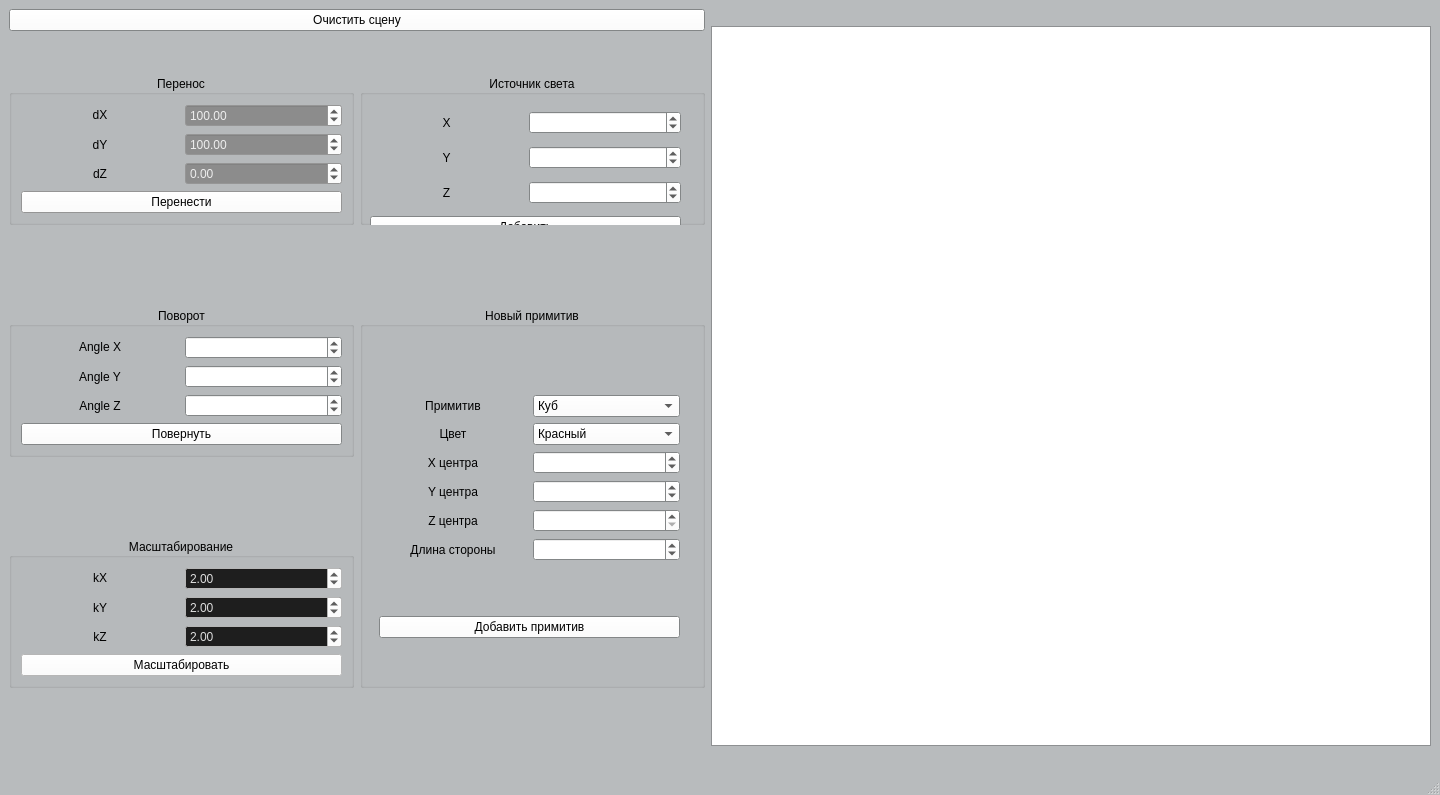
<?xml version="1.0" encoding="UTF-8"?>
<ui version="4.0">
 <class>MainWindow</class>
 <widget class="QMainWindow" name="MainWindow">
  <property name="windowModality">
   <enum>Qt::NonModal</enum>
  </property>
  <property name="geometry">
   <rect>
    <x>0</x>
    <y>0</y>
    <width>1440</width>
    <height>795</height>
   </rect>
  </property>
  <property name="palette">
   <palette>
    <active>
     <colorrole role="Button">
      <brush brushstyle="SolidPattern">
       <color alpha="255">
        <red>255</red>
        <green>255</green>
        <blue>255</blue>
       </color>
      </brush>
     </colorrole>
     <colorrole role="Light">
      <brush brushstyle="SolidPattern">
       <color alpha="255">
        <red>104</red>
        <green>221</green>
        <blue>71</blue>
       </color>
      </brush>
     </colorrole>
     <colorrole role="Text">
      <brush brushstyle="SolidPattern">
       <color alpha="217">
        <red>255</red>
        <green>255</green>
        <blue>255</blue>
       </color>
      </brush>
     </colorrole>
     <colorrole role="Base">
      <brush brushstyle="SolidPattern">
       <color alpha="255">
        <red>255</red>
        <green>255</green>
        <blue>255</blue>
       </color>
      </brush>
     </colorrole>
     <colorrole role="Window">
      <brush brushstyle="SolidPattern">
       <color alpha="255">
        <red>184</red>
        <green>187</green>
        <blue>189</blue>
       </color>
      </brush>
     </colorrole>
    </active>
    <inactive>
     <colorrole role="Button">
      <brush brushstyle="SolidPattern">
       <color alpha="255">
        <red>255</red>
        <green>255</green>
        <blue>255</blue>
       </color>
      </brush>
     </colorrole>
     <colorrole role="Light">
      <brush brushstyle="SolidPattern">
       <color alpha="255">
        <red>104</red>
        <green>221</green>
        <blue>71</blue>
       </color>
      </brush>
     </colorrole>
     <colorrole role="Text">
      <brush brushstyle="SolidPattern">
       <color alpha="217">
        <red>255</red>
        <green>255</green>
        <blue>255</blue>
       </color>
      </brush>
     </colorrole>
     <colorrole role="Base">
      <brush brushstyle="SolidPattern">
       <color alpha="255">
        <red>255</red>
        <green>255</green>
        <blue>255</blue>
       </color>
      </brush>
     </colorrole>
     <colorrole role="Window">
      <brush brushstyle="SolidPattern">
       <color alpha="255">
        <red>184</red>
        <green>187</green>
        <blue>189</blue>
       </color>
      </brush>
     </colorrole>
    </inactive>
    <disabled>
     <colorrole role="Button">
      <brush brushstyle="SolidPattern">
       <color alpha="255">
        <red>255</red>
        <green>255</green>
        <blue>255</blue>
       </color>
      </brush>
     </colorrole>
     <colorrole role="Light">
      <brush brushstyle="SolidPattern">
       <color alpha="255">
        <red>104</red>
        <green>221</green>
        <blue>71</blue>
       </color>
      </brush>
     </colorrole>
     <colorrole role="Text">
      <brush brushstyle="SolidPattern">
       <color alpha="63">
        <red>255</red>
        <green>255</green>
        <blue>255</blue>
       </color>
      </brush>
     </colorrole>
     <colorrole role="Base">
      <brush brushstyle="SolidPattern">
       <color alpha="255">
        <red>184</red>
        <green>187</green>
        <blue>189</blue>
       </color>
      </brush>
     </colorrole>
     <colorrole role="Window">
      <brush brushstyle="SolidPattern">
       <color alpha="255">
        <red>184</red>
        <green>187</green>
        <blue>189</blue>
       </color>
      </brush>
     </colorrole>
    </disabled>
   </palette>
  </property>
  <property name="windowTitle">
   <string>MainWindow</string>
  </property>
  <property name="autoFillBackground">
   <bool>true</bool>
  </property>
  <property name="styleSheet">
   <string notr="true">bg=rgb(255, 255, 255)</string>
  </property>
  <widget class="QWidget" name="centralwidget">
   <layout class="QGridLayout" name="gridLayout">
    <item row="10" column="0">
     <widget class="QGroupBox" name="groupBox_2">
      <property name="palette">
       <palette>
        <active>
         <colorrole role="BrightText">
          <brush brushstyle="SolidPattern">
           <color alpha="255">
            <red>255</red>
            <green>255</green>
            <blue>255</blue>
           </color>
          </brush>
         </colorrole>
         <colorrole role="Base">
          <brush brushstyle="SolidPattern">
           <color alpha="255">
            <red>30</red>
            <green>30</green>
            <blue>30</blue>
           </color>
          </brush>
         </colorrole>
         <colorrole role="Window">
          <brush brushstyle="SolidPattern">
           <color alpha="255">
            <red>255</red>
            <green>255</green>
            <blue>255</blue>
           </color>
          </brush>
         </colorrole>
        </active>
        <inactive>
         <colorrole role="BrightText">
          <brush brushstyle="SolidPattern">
           <color alpha="255">
            <red>255</red>
            <green>255</green>
            <blue>255</blue>
           </color>
          </brush>
         </colorrole>
         <colorrole role="Base">
          <brush brushstyle="SolidPattern">
           <color alpha="255">
            <red>30</red>
            <green>30</green>
            <blue>30</blue>
           </color>
          </brush>
         </colorrole>
         <colorrole role="Window">
          <brush brushstyle="SolidPattern">
           <color alpha="255">
            <red>255</red>
            <green>255</green>
            <blue>255</blue>
           </color>
          </brush>
         </colorrole>
        </inactive>
        <disabled>
         <colorrole role="BrightText">
          <brush brushstyle="SolidPattern">
           <color alpha="255">
            <red>255</red>
            <green>255</green>
            <blue>255</blue>
           </color>
          </brush>
         </colorrole>
         <colorrole role="Base">
          <brush brushstyle="SolidPattern">
           <color alpha="255">
            <red>255</red>
            <green>255</green>
            <blue>255</blue>
           </color>
          </brush>
         </colorrole>
         <colorrole role="Window">
          <brush brushstyle="SolidPattern">
           <color alpha="255">
            <red>255</red>
            <green>255</green>
            <blue>255</blue>
           </color>
          </brush>
         </colorrole>
        </disabled>
       </palette>
      </property>
      <property name="autoFillBackground">
       <bool>false</bool>
      </property>
      <property name="title">
       <string>Масштабирование</string>
      </property>
      <property name="alignment">
       <set>Qt::AlignCenter</set>
      </property>
      <layout class="QGridLayout" name="gridLayout_5">
       <item row="1" column="0">
        <layout class="QGridLayout" name="gridLayout_6">
         <item row="1" column="1" colspan="2">
          <layout class="QGridLayout" name="gridLayout_9">
           <item row="0" column="0">
            <widget class="QLabel" name="label_15">
             <property name="sizePolicy">
              <sizepolicy hsizetype="Preferred" vsizetype="Fixed">
               <horstretch>0</horstretch>
               <verstretch>0</verstretch>
              </sizepolicy>
             </property>
             <property name="text">
              <string>kX</string>
             </property>
             <property name="alignment">
              <set>Qt::AlignCenter</set>
             </property>
            </widget>
           </item>
           <item row="1" column="0">
            <widget class="QLabel" name="label_14">
             <property name="text">
              <string>kY</string>
             </property>
             <property name="alignment">
              <set>Qt::AlignCenter</set>
             </property>
            </widget>
           </item>
           <item row="0" column="1">
            <widget class="QDoubleSpinBox" name="KxField">
             <property name="sizePolicy">
              <sizepolicy hsizetype="Preferred" vsizetype="Fixed">
               <horstretch>0</horstretch>
               <verstretch>0</verstretch>
              </sizepolicy>
             </property>
             <property name="minimum">
              <double>-10000.000000000000000</double>
             </property>
             <property name="maximum">
              <double>10000.000000000000000</double>
             </property>
             <property name="value">
              <double>2.000000000000000</double>
             </property>
            </widget>
           </item>
           <item row="1" column="1">
            <widget class="QDoubleSpinBox" name="KyField">
             <property name="sizePolicy">
              <sizepolicy hsizetype="Preferred" vsizetype="Fixed">
               <horstretch>0</horstretch>
               <verstretch>0</verstretch>
              </sizepolicy>
             </property>
             <property name="minimum">
              <double>-10000.000000000000000</double>
             </property>
             <property name="maximum">
              <double>10000.000000000000000</double>
             </property>
             <property name="value">
              <double>2.000000000000000</double>
             </property>
            </widget>
           </item>
           <item row="2" column="1">
            <widget class="QDoubleSpinBox" name="KzField">
             <property name="sizePolicy">
              <sizepolicy hsizetype="Preferred" vsizetype="Fixed">
               <horstretch>0</horstretch>
               <verstretch>0</verstretch>
              </sizepolicy>
             </property>
             <property name="minimum">
              <double>-10000.000000000000000</double>
             </property>
             <property name="maximum">
              <double>10000.000000000000000</double>
             </property>
             <property name="value">
              <double>2.000000000000000</double>
             </property>
            </widget>
           </item>
           <item row="2" column="0">
            <widget class="QLabel" name="label_13">
             <property name="text">
              <string>kZ</string>
             </property>
             <property name="alignment">
              <set>Qt::AlignCenter</set>
             </property>
            </widget>
           </item>
          </layout>
         </item>
         <item row="2" column="1" colspan="2">
          <widget class="QPushButton" name="ScaleB">
           <property name="text">
            <string>Масштабировать</string>
           </property>
          </widget>
         </item>
        </layout>
       </item>
      </layout>
     </widget>
    </item>
    <item row="2" column="0" colspan="2">
     <widget class="QPushButton" name="CleanB">
      <property name="autoFillBackground">
       <bool>false</bool>
      </property>
      <property name="text">
       <string>Очистить сцену</string>
      </property>
     </widget>
    </item>
    <item row="7" column="1" rowspan="4">
     <widget class="QGroupBox" name="groupBox_5">
      <property name="title">
       <string>Новый примитив</string>
      </property>
      <property name="alignment">
       <set>Qt::AlignCenter</set>
      </property>
      <widget class="QLabel" name="label_4">
       <property name="geometry">
        <rect>
         <x>8</x>
         <y>175</y>
         <width>321</width>
         <height>411</height>
        </rect>
       </property>
       <property name="text">
        <string/>
       </property>
       <property name="alignment">
        <set>Qt::AlignCenter</set>
       </property>
      </widget>
      <widget class="QWidget" name="gridLayoutWidget_2">
       <property name="geometry">
        <rect>
         <x>19</x>
         <y>39</y>
         <width>301</width>
         <height>341</height>
        </rect>
       </property>
       <layout class="QGridLayout" name="gridLayout_10">
        <item row="1" column="0">
         <widget class="QPushButton" name="LoadB">
          <property name="text">
           <string>Добавить примитив</string>
          </property>
         </widget>
        </item>
        <item row="0" column="0">
         <layout class="QGridLayout" name="gridLayout_11">
          <item row="1" column="0">
           <widget class="QLabel" name="label_6">
            <property name="text">
             <string>Цвет</string>
            </property>
            <property name="alignment">
             <set>Qt::AlignCenter</set>
            </property>
           </widget>
          </item>
          <item row="4" column="0">
           <widget class="QLabel" name="label_9">
            <property name="text">
             <string>Z центра</string>
            </property>
            <property name="alignment">
             <set>Qt::AlignCenter</set>
            </property>
           </widget>
          </item>
          <item row="0" column="0">
           <widget class="QLabel" name="label_5">
            <property name="text">
             <string>Примитив</string>
            </property>
            <property name="alignment">
             <set>Qt::AlignCenter</set>
            </property>
           </widget>
          </item>
          <item row="2" column="0">
           <widget class="QLabel" name="label_7">
            <property name="text">
             <string>X центра</string>
            </property>
            <property name="alignment">
             <set>Qt::AlignCenter</set>
            </property>
           </widget>
          </item>
          <item row="5" column="0">
           <widget class="QLabel" name="label_19">
            <property name="text">
             <string>Длина стороны</string>
            </property>
            <property name="alignment">
             <set>Qt::AlignCenter</set>
            </property>
           </widget>
          </item>
          <item row="3" column="0">
           <widget class="QLabel" name="label_8">
            <property name="text">
             <string>Y центра</string>
            </property>
            <property name="alignment">
             <set>Qt::AlignCenter</set>
            </property>
           </widget>
          </item>
          <item row="0" column="1">
           <widget class="QComboBox" name="comboBox">
            <item>
             <property name="text">
              <string>Куб</string>
             </property>
            </item>
            <item>
             <property name="text">
              <string>Шар</string>
             </property>
            </item>
           </widget>
          </item>
          <item row="1" column="1">
           <widget class="QComboBox" name="comboBox_2">
            <item>
             <property name="text">
              <string>Красный</string>
             </property>
            </item>
            <item>
             <property name="text">
              <string>Оранжевый</string>
             </property>
            </item>
            <item>
             <property name="text">
              <string>Желтый</string>
             </property>
            </item>
            <item>
             <property name="text">
              <string>Зеленый</string>
             </property>
            </item>
            <item>
             <property name="text">
              <string>Голубой</string>
             </property>
            </item>
            <item>
             <property name="text">
              <string>Синий</string>
             </property>
            </item>
            <item>
             <property name="text">
              <string>Фиолетовый</string>
             </property>
            </item>
           </widget>
          </item>
          <item row="2" column="1">
           <widget class="QDoubleSpinBox" name="Xcenter">
            <property name="maximum">
             <double>720.000000000000000</double>
            </property>
            <property name="value">
             <double>300.000000000000000</double>
            </property>
           </widget>
          </item>
          <item row="3" column="1">
           <widget class="QDoubleSpinBox" name="Ycenter">
            <property name="maximum">
             <double>720.990000000000009</double>
            </property>
            <property name="value">
             <double>300.990000000000009</double>
            </property>
           </widget>
          </item>
          <item row="4" column="1">
           <widget class="QDoubleSpinBox" name="Zcenter">
            <property name="maximum">
             <double>720.990000000000009</double>
            </property>
           </widget>
          </item>
          <item row="5" column="1">
           <widget class="QDoubleSpinBox" name="Acube">
            <property name="maximum">
             <double>500.990000000000009</double>
            </property>
            <property name="value">
             <double>100.000000000000000</double>
            </property>
           </widget>
          </item>
         </layout>
        </item>
       </layout>
      </widget>
     </widget>
    </item>
    <item row="7" column="0">
     <widget class="QGroupBox" name="groupBox_3">
      <property name="title">
       <string>Поворот</string>
      </property>
      <property name="alignment">
       <set>Qt::AlignCenter</set>
      </property>
      <layout class="QGridLayout" name="gridLayout_7">
       <item row="0" column="0">
        <layout class="QGridLayout" name="gridLayout_8">
         <item row="1" column="1" colspan="2">
          <layout class="QGridLayout" name="gridLayout_2">
           <item row="1" column="1">
            <widget class="QDoubleSpinBox" name="AyField">
             <property name="sizePolicy">
              <sizepolicy hsizetype="Preferred" vsizetype="Fixed">
               <horstretch>0</horstretch>
               <verstretch>0</verstretch>
              </sizepolicy>
             </property>
             <property name="minimum">
              <double>-360.000000000000000</double>
             </property>
             <property name="maximum">
              <double>360.000000000000000</double>
             </property>
             <property name="value">
              <double>30.000000000000000</double>
             </property>
            </widget>
           </item>
           <item row="2" column="1">
            <widget class="QDoubleSpinBox" name="AzField">
             <property name="sizePolicy">
              <sizepolicy hsizetype="Preferred" vsizetype="Fixed">
               <horstretch>0</horstretch>
               <verstretch>0</verstretch>
              </sizepolicy>
             </property>
             <property name="minimum">
              <double>-360.000000000000000</double>
             </property>
             <property name="maximum">
              <double>360.000000000000000</double>
             </property>
             <property name="value">
              <double>30.000000000000000</double>
             </property>
            </widget>
           </item>
           <item row="0" column="1">
            <widget class="QDoubleSpinBox" name="AxField">
             <property name="sizePolicy">
              <sizepolicy hsizetype="Preferred" vsizetype="Fixed">
               <horstretch>0</horstretch>
               <verstretch>0</verstretch>
              </sizepolicy>
             </property>
             <property name="minimum">
              <double>-360.000000000000000</double>
             </property>
             <property name="maximum">
              <double>360.000000000000000</double>
             </property>
             <property name="value">
              <double>30.000000000000000</double>
             </property>
            </widget>
           </item>
           <item row="0" column="0">
            <widget class="QLabel" name="label_18">
             <property name="sizePolicy">
              <sizepolicy hsizetype="Preferred" vsizetype="Fixed">
               <horstretch>0</horstretch>
               <verstretch>0</verstretch>
              </sizepolicy>
             </property>
             <property name="text">
              <string>Angle X</string>
             </property>
             <property name="alignment">
              <set>Qt::AlignCenter</set>
             </property>
            </widget>
           </item>
           <item row="2" column="0">
            <widget class="QLabel" name="label_16">
             <property name="text">
              <string>Angle Z</string>
             </property>
             <property name="alignment">
              <set>Qt::AlignCenter</set>
             </property>
            </widget>
           </item>
           <item row="1" column="0">
            <widget class="QLabel" name="label_17">
             <property name="text">
              <string>Angle Y</string>
             </property>
             <property name="alignment">
              <set>Qt::AlignCenter</set>
             </property>
            </widget>
           </item>
          </layout>
         </item>
        </layout>
       </item>
       <item row="1" column="0">
        <widget class="QPushButton" name="RotateB">
         <property name="text">
          <string>Повернуть</string>
         </property>
        </widget>
       </item>
      </layout>
     </widget>
    </item>
    <item row="2" column="2" rowspan="11">
     <widget class="QGraphicsView" name="graphicsView">
      <property name="sizePolicy">
       <sizepolicy hsizetype="Fixed" vsizetype="Fixed">
        <horstretch>0</horstretch>
        <verstretch>0</verstretch>
       </sizepolicy>
      </property>
      <property name="minimumSize">
       <size>
        <width>720</width>
        <height>720</height>
       </size>
      </property>
      <property name="autoFillBackground">
       <bool>true</bool>
      </property>
     </widget>
    </item>
    <item row="4" column="1">
     <widget class="QGroupBox" name="groupBox_4">
      <property name="enabled">
       <bool>true</bool>
      </property>
      <property name="autoFillBackground">
       <bool>false</bool>
      </property>
      <property name="title">
       <string>Источник света</string>
      </property>
      <property name="alignment">
       <set>Qt::AlignCenter</set>
      </property>
      <widget class="QWidget" name="gridLayoutWidget">
       <property name="geometry">
        <rect>
         <x>10</x>
         <y>30</y>
         <width>311</width>
         <height>141</height>
        </rect>
       </property>
       <layout class="QGridLayout" name="gridLayout_14">
        <item row="2" column="1">
         <widget class="QDoubleSpinBox" name="LzField">
          <property name="minimum">
           <double>-10000.000000000000000</double>
          </property>
          <property name="maximum">
           <double>10000.000000000000000</double>
          </property>
          <property name="value">
           <double>-1000.000000000000000</double>
          </property>
         </widget>
        </item>
        <item row="0" column="0">
         <widget class="QLabel" name="label">
          <property name="text">
           <string>X</string>
          </property>
          <property name="alignment">
           <set>Qt::AlignCenter</set>
          </property>
         </widget>
        </item>
        <item row="2" column="0">
         <widget class="QLabel" name="label_3">
          <property name="text">
           <string>Z</string>
          </property>
          <property name="alignment">
           <set>Qt::AlignCenter</set>
          </property>
         </widget>
        </item>
        <item row="1" column="0">
         <widget class="QLabel" name="label_2">
          <property name="text">
           <string>Y</string>
          </property>
          <property name="alignment">
           <set>Qt::AlignCenter</set>
          </property>
         </widget>
        </item>
        <item row="1" column="1">
         <widget class="QDoubleSpinBox" name="LyField">
          <property name="minimum">
           <double>-10000.000000000000000</double>
          </property>
          <property name="maximum">
           <double>10000.000000000000000</double>
          </property>
          <property name="value">
           <double>300.000000000000000</double>
          </property>
         </widget>
        </item>
        <item row="0" column="1">
         <widget class="QDoubleSpinBox" name="LxField">
          <property name="minimum">
           <double>-10000.000000000000000</double>
          </property>
          <property name="maximum">
           <double>10000.000000000000000</double>
          </property>
          <property name="value">
           <double>300.000000000000000</double>
          </property>
         </widget>
        </item>
        <item row="3" column="0" colspan="2">
         <widget class="QPushButton" name="AddLightB">
          <property name="autoFillBackground">
           <bool>false</bool>
          </property>
          <property name="text">
           <string>Добавить</string>
          </property>
         </widget>
        </item>
       </layout>
      </widget>
     </widget>
    </item>
    <item row="4" column="0">
     <widget class="QGroupBox" name="groupBox">
      <property name="palette">
       <palette>
        <active>
         <colorrole role="Base">
          <brush brushstyle="SolidPattern">
           <color alpha="255">
            <red>140</red>
            <green>140</green>
            <blue>140</blue>
           </color>
          </brush>
         </colorrole>
         <colorrole role="Window">
          <brush brushstyle="SolidPattern">
           <color alpha="255">
            <red>208</red>
            <green>208</green>
            <blue>208</blue>
           </color>
          </brush>
         </colorrole>
        </active>
        <inactive>
         <colorrole role="Base">
          <brush brushstyle="SolidPattern">
           <color alpha="255">
            <red>140</red>
            <green>140</green>
            <blue>140</blue>
           </color>
          </brush>
         </colorrole>
         <colorrole role="Window">
          <brush brushstyle="SolidPattern">
           <color alpha="255">
            <red>208</red>
            <green>208</green>
            <blue>208</blue>
           </color>
          </brush>
         </colorrole>
        </inactive>
        <disabled>
         <colorrole role="Base">
          <brush brushstyle="SolidPattern">
           <color alpha="255">
            <red>208</red>
            <green>208</green>
            <blue>208</blue>
           </color>
          </brush>
         </colorrole>
         <colorrole role="Window">
          <brush brushstyle="SolidPattern">
           <color alpha="255">
            <red>208</red>
            <green>208</green>
            <blue>208</blue>
           </color>
          </brush>
         </colorrole>
        </disabled>
       </palette>
      </property>
      <property name="autoFillBackground">
       <bool>false</bool>
      </property>
      <property name="title">
       <string>Перенос</string>
      </property>
      <property name="alignment">
       <set>Qt::AlignCenter</set>
      </property>
      <layout class="QGridLayout" name="gridLayout_4">
       <item row="0" column="0">
        <layout class="QGridLayout" name="gridLayout_3">
         <item row="1" column="1">
          <widget class="QDoubleSpinBox" name="DxField">
           <property name="sizePolicy">
            <sizepolicy hsizetype="Preferred" vsizetype="Fixed">
             <horstretch>0</horstretch>
             <verstretch>0</verstretch>
            </sizepolicy>
           </property>
           <property name="minimum">
            <double>-10000.000000000000000</double>
           </property>
           <property name="maximum">
            <double>10000.000000000000000</double>
           </property>
           <property name="value">
            <double>100.000000000000000</double>
           </property>
          </widget>
         </item>
         <item row="3" column="1">
          <widget class="QDoubleSpinBox" name="DzField">
           <property name="sizePolicy">
            <sizepolicy hsizetype="Preferred" vsizetype="Fixed">
             <horstretch>0</horstretch>
             <verstretch>0</verstretch>
            </sizepolicy>
           </property>
           <property name="minimum">
            <double>-10000.000000000000000</double>
           </property>
           <property name="maximum">
            <double>10000.000000000000000</double>
           </property>
          </widget>
         </item>
         <item row="2" column="0">
          <widget class="QLabel" name="label_10">
           <property name="text">
            <string>dY</string>
           </property>
           <property name="alignment">
            <set>Qt::AlignCenter</set>
           </property>
          </widget>
         </item>
         <item row="3" column="0">
          <widget class="QLabel" name="label_11">
           <property name="text">
            <string>dZ</string>
           </property>
           <property name="alignment">
            <set>Qt::AlignCenter</set>
           </property>
          </widget>
         </item>
         <item row="2" column="1">
          <widget class="QDoubleSpinBox" name="DyField">
           <property name="sizePolicy">
            <sizepolicy hsizetype="Preferred" vsizetype="Fixed">
             <horstretch>0</horstretch>
             <verstretch>0</verstretch>
            </sizepolicy>
           </property>
           <property name="minimum">
            <double>-10000.000000000000000</double>
           </property>
           <property name="maximum">
            <double>10000.000000000000000</double>
           </property>
           <property name="value">
            <double>100.000000000000000</double>
           </property>
          </widget>
         </item>
         <item row="1" column="0">
          <widget class="QLabel" name="label_12">
           <property name="sizePolicy">
            <sizepolicy hsizetype="Preferred" vsizetype="Fixed">
             <horstretch>0</horstretch>
             <verstretch>0</verstretch>
            </sizepolicy>
           </property>
           <property name="text">
            <string>dX</string>
           </property>
           <property name="alignment">
            <set>Qt::AlignCenter</set>
           </property>
           <property name="wordWrap">
            <bool>false</bool>
           </property>
          </widget>
         </item>
         <item row="4" column="0" colspan="2">
          <widget class="QPushButton" name="PushB">
           <property name="text">
            <string>Перенести</string>
           </property>
          </widget>
         </item>
        </layout>
       </item>
      </layout>
     </widget>
    </item>
   </layout>
  </widget>
  <widget class="QMenuBar" name="menubar">
   <property name="geometry">
    <rect>
     <x>0</x>
     <y>0</y>
     <width>1440</width>
     <height>24</height>
    </rect>
   </property>
  </widget>
  <widget class="QStatusBar" name="statusbar"/>
 </widget>
 <resources/>
 <connections/>
</ui>
